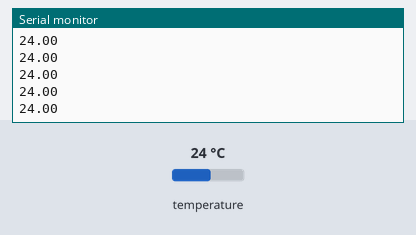
The sketch below on a simulated Arduino Uno, built with avr-gcc and run on an emulated ATmega328P. Parts: the last lines printed to the serial monitor. The test bench sets the inputs (shaded band); at power-on: temperature 24 °C.

Above: at 1.2 s.
1.3 s: temperature set to 12 °C
At 1.57 s:
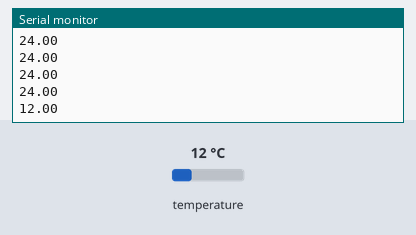
2.8 s: temperature set to 19 °C
At 2.98 s:
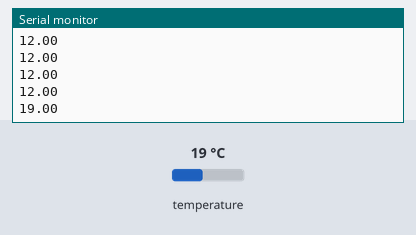
Timing chart, 0 to 5.8 s (numbered marks = the images above; inputs shaded):
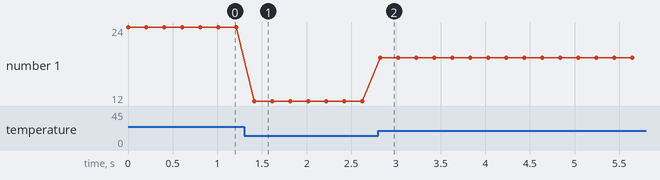

Measured:
- after the input at 1.3 s, the serial monitor: prints a new line after 0.11 s (image 1)
- after the input at 2.8 s, the serial monitor: prints a new line at once (image 2)
- plotted number 1: 24 → 12 after the input at 1.3 s, 12 → 19 after the input at 2.8 s

The sketch:

tempratura_una_columna.ino
```cpp
//Temperatura en serial plotter
#include "Adafruit_BMP280.h"

Adafruit_BMP280 bmp; //Objeto bmp


void setup() {
  bmp.begin(0x76); //Inicializa bmp
  Serial.begin(115200);

}

void loop() {
  Serial.println(bmp.readTemperature());
  delay(200);
}
```
